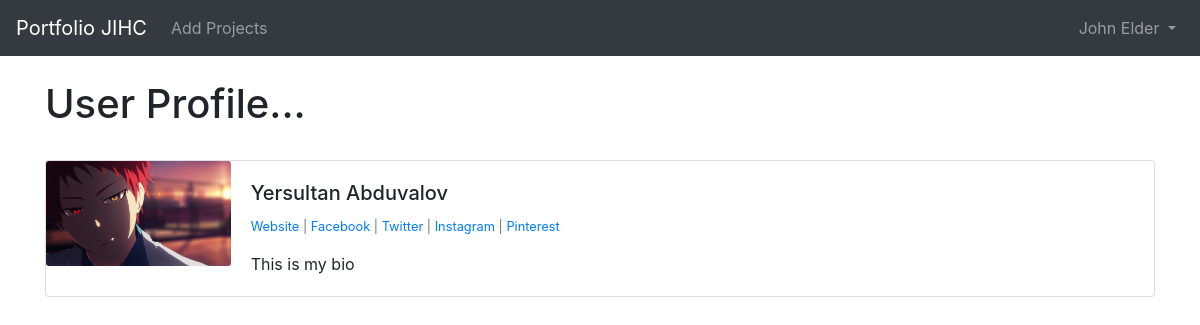
Screenshot of /members/6/profile/ (signed in) with the database file from the repository.
### theblog/models.py (models this page shows, shortened)
class Profile(models.Model):
	user = models.OneToOneField(User, null=True, on_delete=models.CASCADE)
	bio = models.TextField()
	profile_pic = models.ImageField(null=True, blank=True, upload_to="images/profile/")
	website_url = models.CharField(max_length=255, null=True, blank=True)
	facebook_url = models.CharField(max_length=255, null=True, blank=True)
	twitter_url = models.CharField(max_length=255, null=True, blank=True)
	instagram_url = models.CharField(max_length=255, null=True, blank=True)
	pinterest_url = models.CharField(max_length=255, null=True, blank=True)

### members/views.py (the view)
# urls.py: path('<int:pk>/profile/', ShowProfilePageView.as_view(), name='show_profile_page'),
class ShowProfilePageView(DetailView):
	model = Profile
	template_name = 'registration/user_profile.html'
	def get_context_data(self, *args, **kwargs):
		context = super(ShowProfilePageView, self).get_context_data(*args, **kwargs)
		page_user = get_object_or_404(Profile, id=self.kwargs['pk'])
		context["page_user"] = page_user
		return context

### members/templates/registration/user_profile.html
{% extends 'base.html' %}
{% load static %}
{% block content %}
<h1>User Profile...</h1>
<br/>
<div class="card mb-3">
  <div class="row no-gutters">
    <div class="col-md-2">
{% if page_user.profile_pic %}
      <img src="{{ page_user.profile_pic.url }}" class="card-img">
{% else %}
	<img src="{% static 'theblog/images/default_profile_pic.png' %}" class="card-img">
{% endif %}
    </div>
    <div class="col-md-10">
      <div class="card-body">
        <h5 class="card-title">
        	{{ page_user.user.first_name }}
			{{ page_user.user.last_name }}
		</h5>
<p class="small text-muted">
	{% if page_user.website_url %}
		 <a href="{{ page_user.website_url }}">  Website</a>
	{% endif %}
	{% if page_user.facebook_url %}
		 | <a href="{{ page_user.facebook_url }}">Facebook</a>
	{% endif %}
	{% if page_user.twitter_url %}
		| <a href="{{ page_user.twitter_url }}">Twitter</a>
	{% endif %}
	{% if page_user.instagram_url %}
		| <a href="{{ page_user.instagram_url }}">Instagram</a>
	{% endif %}
	{% if page_user.pinterest_url %}
		| <a href="{{ page_user.pinterest_url }}">Pinterest</a>
	{% endif %}
</p>
<p class="card-text">
        	{{ page_user.bio }}
        </p>
      </div>
    </div>
  </div>
</div>
<br/><br/>
{% endblock %}

### theblog/templates/base.html (shortened to what this page needs)
{% load static %}
<!doctype html>
<html lang="en">
  <head>
    <link rel="stylesheet" href="https://stackpath.bootstrapcdn.com/bootstrap/4.4.1/css/bootstrap.min.css">
  </head>
  <body>
    <nav class="navbar navbar-expand-lg navbar-dark bg-dark">
  <a class="navbar-brand" href="{% url 'home' %}">Portfolio JIHC</a>
  <div class="collapse navbar-collapse" id="navbarSupportedContent">
    <ul class="navbar-nav mr-auto">
      {% if user.is_authenticated %}
        <li class="nav-item">
          <a class="nav-link" href="{% url 'add_post' %}">Add Projects</a>
        </li>
      {% endif %}
    </ul>
{% if user.is_authenticated %}
    <ul class="navbar-nav ml-auto">
      <li class="nav-item dropdown">
          <a class="nav-link dropdown-toggle" href="#" id="navbarDropdown" role="button" data-toggle="dropdown" aria-haspopup="true" aria-expanded="false">
            {{ user.first_name }}
            {{ user.last_name }}
          </a>
      </li>
    </ul>
{% endif %}
  </div>
</nav>
    <br/>
    <div class="container">
      {% block content %}
      {% endblock %}
    </div>
  </body>
</html>

### rows the page displays
Profile: profile_pic (picture), user.first_name "Yersultan", user.last_name "Abduvalov", bio "This is my bio"

### other values shown
{{ user.first_name }} "John"
{{ user.last_name }} "Elder"
